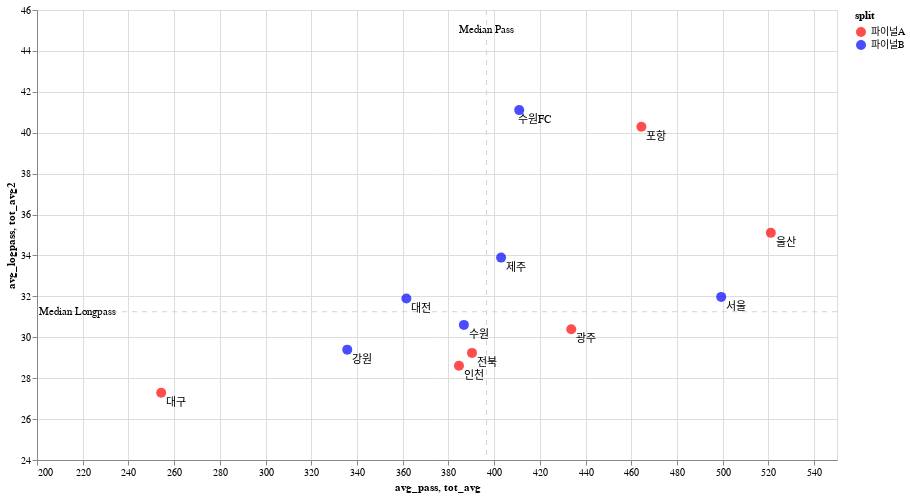

Notebook cell for this chart:
### Code cell
point_chart = alt.Chart(new_temp).mark_circle(size = 100).encode(
    x = alt.X('avg_pass').scale(domain= [200,550]),
    y = alt.Y('avg_logpass').scale(domain=[25, 45]),
    tooltip= '구단',
    color = alt.Color('split').scale(range=['red','blue'])
)

rulex_chart = alt.Chart(new_temp).mark_rule(stroke='lightgray', strokeDash=[5,5]).encode(
    x = 'tot_avg:Q',
).transform_aggregate(
    tot_avg = 'median(avg_pass)'
)

textx_chart = alt.Chart(new_temp).mark_text().encode(
    x = 'tot_avg:Q',
    y = alt.value(20),
    text = alt.value('Median Pass')
    # text = 'tot_avg:Q'
).transform_aggregate(
    tot_avg = 'median(avg_pass)'
)

ruley_chart = alt.Chart(new_temp).mark_rule(stroke ='lightgrey', strokeDash=[5,5]).encode(
    y = 'tot_avg2:Q',
).transform_aggregate(
    tot_avg2 = 'median(avg_logpass)'
)

texty_chart = alt.Chart(new_temp).mark_text().encode(
    x = alt.value(40),
    y = 'tot_avg2:Q',
    text =alt.value('Median Longpass')
    # text = 'tot_avg2:Q'
).transform_aggregate(
    tot_avg2 = 'median(avg_logpass)'
)

textt_chart = alt.Chart(new_temp).mark_text(dx = 15, dy = 10).encode(
    x = 'avg_pass',
    y = 'avg_logpass',
    text = '구단'
)




tot_chart = point_chart + rulex_chart + textx_chart + ruley_chart + texty_chart + textt_chart
tot_chart.properties(
    width = 800,
    height = 450
)

### Figure 1 — Vega-Lite specification as saved in the notebook (floating-point values rounded to 4 significant figures)
{"config": {"view": {"continuousWidth": 300, "continuousHeight": 300}}, "layer": [{"mark": {"type": "circle", "size": 100}, "encoding": {"color": {"field": "split", "scale": {"range": ["red", "blue"]}, "type": "nominal"}, "tooltip": {"field": "구단", "type": "nominal"}, "x": {"field": "avg_pass", "scale": {"domain": [200, 550]}, "type": "quantitative"}, "y": {"field": "avg_logpass", "scale": {"domain": [25, 45]}, "type": "quantitative"}}}, {"mark": {"type": "rule", "stroke": "lightgray", "strokeDash": [5, 5]}, "encoding": {"x": {"field": "tot_avg", "type": "quantitative"}}, "transform": [{"aggregate": [{"op": "median", "field": "avg_pass", "as": "tot_avg"}]}]}, {"mark": {"type": "text"}, "encoding": {"text": {"value": "Median Pass"}, "x": {"field": "tot_avg", "type": "quantitative"}, "y": {"value": 20}}, "transform": [{"aggregate": [{"op": "median", "field": "avg_pass", "as": "tot_avg"}]}]}, {"mark": {"type": "rule", "stroke": "lightgrey", "strokeDash": [5, 5]}, "encoding": {"y": {"field": "tot_avg2", "type": "quantitative"}}, "transform": [{"aggregate": [{"op": "median", "field": "avg_logpass", "as": "tot_avg2"}]}]}, {"mark": {"type": "text"}, "encoding": {"text": {"value": "Median Longpass"}, "x": {"value": 40}, "y": {"field": "tot_avg2", "type": "quantitative"}}, "transform": [{"aggregate": [{"op": "median", "field": "avg_logpass", "as": "tot_avg2"}]}]}, {"mark": {"type": "text", "dx": 15, "dy": 10}, "encoding": {"text": {"field": "구단", "type": "nominal"}, "x": {"field": "avg_pass", "type": "quantitative"}, "y": {"field": "avg_logpass", "type": "quantitative"}}}], "data": {"name": "data-fe1a7e61ea3aa731631945aeb0d2e8f2"}, "height": 450, "width": 800, "$schema": "https://vega.github.io/schema/vega-lite/v5.8.0.json", "datasets": {"data-fe1a7e61ea3aa731631945aeb0d2e8f2": [{"구단": "울산", "패스 성공": 19800, "롱패스 성공": 1334, "avg_pass": 521.1, "avg_logpass": 35.11, "split": "파이널A"}, {"구단": "수원", "패스 성공": 14697, "롱패스 성공": 1163, "avg_pass": 386.8, "avg_logpass": 30.61, "split": "파이널B"}, {"구단": "포항", "패스 성공": 17648, "롱패스 성공": 1531, "avg_pass": 464.4, "avg_logpass": 40.29, "split": "파이널A"}, {"구단": "제주", "패스 성공": 15316, "롱패스 성공": 1288, "avg_pass": 403.1, "avg_logpass": 33.89, "split": "파이널B"}, {"구단": "전북", "패스 성공": 14832, "롱패스 성공": 1111, "avg_pass": 390.3, "avg_logpass": 29.24, "split": "파이널A"}, {"구단": "서울", "패스 성공": 18975, "롱패스 성공": 1215, "avg_pass": 499.3, "avg_logpass": 31.97, "split": "파이널B"}, {"구단": "대전", "패스 성공": 13741, "롱패스 성공": 1212, "avg_pass": 361.6, "avg_logpass": 31.89, "split": "파이널B"}, {"구단": "대구", "패스 성공": 9665, "롱패스 성공": 1037, "avg_pass": 254.3, "avg_logpass": 27.29, "split": "파이널A"}, {"구단": "인천", "패스 성공": 14615, "롱패스 성공": 1087, "avg_pass": 384.6, "avg_logpass": 28.61, "split": "파이널A"}, {"구단": "강원", "패스 성공": 12758, "롱패스 성공": 1117, "avg_pass": 335.7, "avg_logpass": 29.39, "split": "파이널B"}, {"구단": "광주", "패스 성공": 16482, "롱패스 성공": 1155, "avg_pass": 433.7, "avg_logpass": 30.39, "split": "파이널A"}, {"구단": "수원FC", "패스 성공": 15617, "롱패스 성공": 1562, "avg_pass": 411.0, "avg_logpass": 41.11, "split": "파이널B"}]}}
